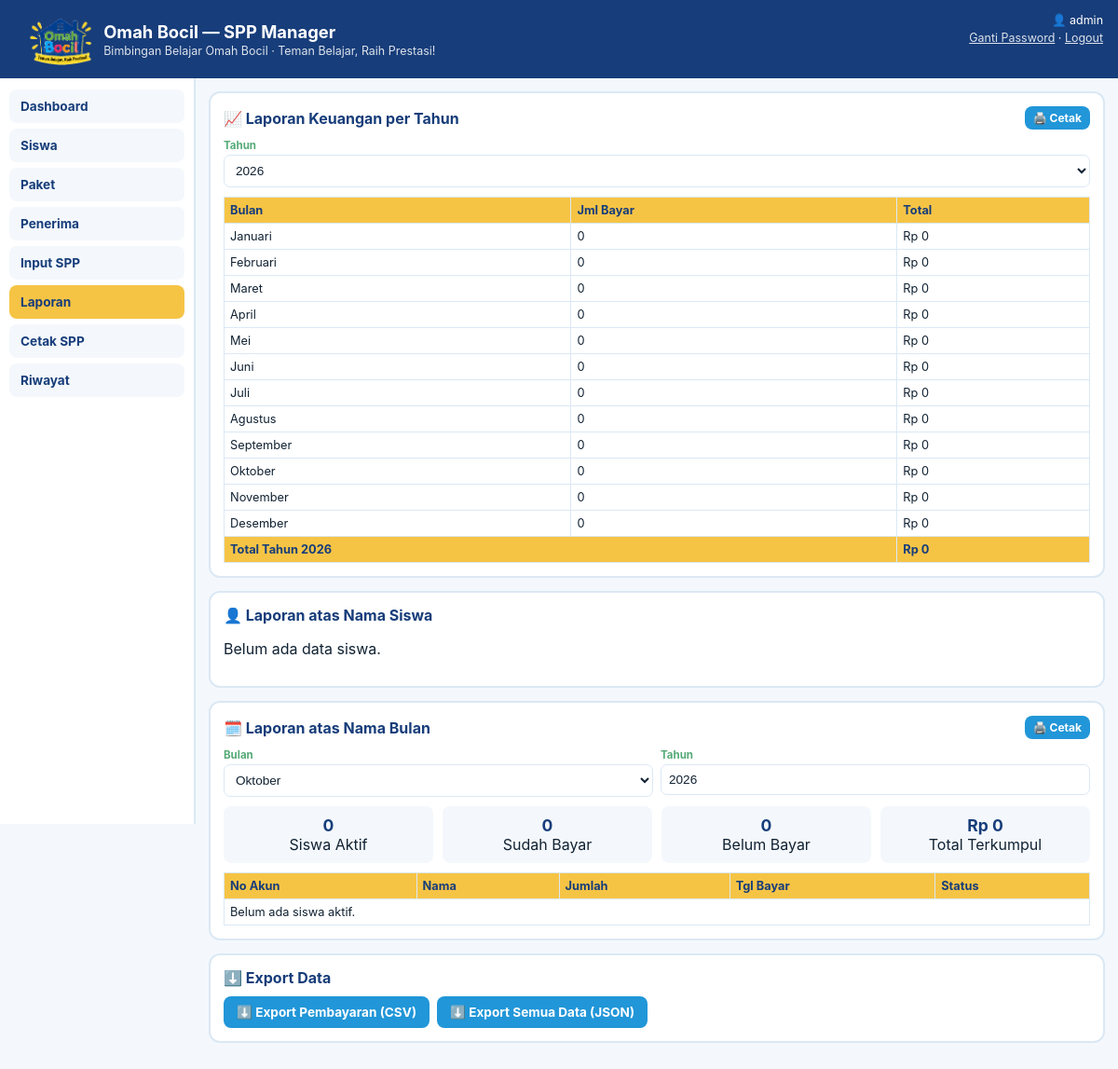
Before: /laporan (signed in) with the older database file.
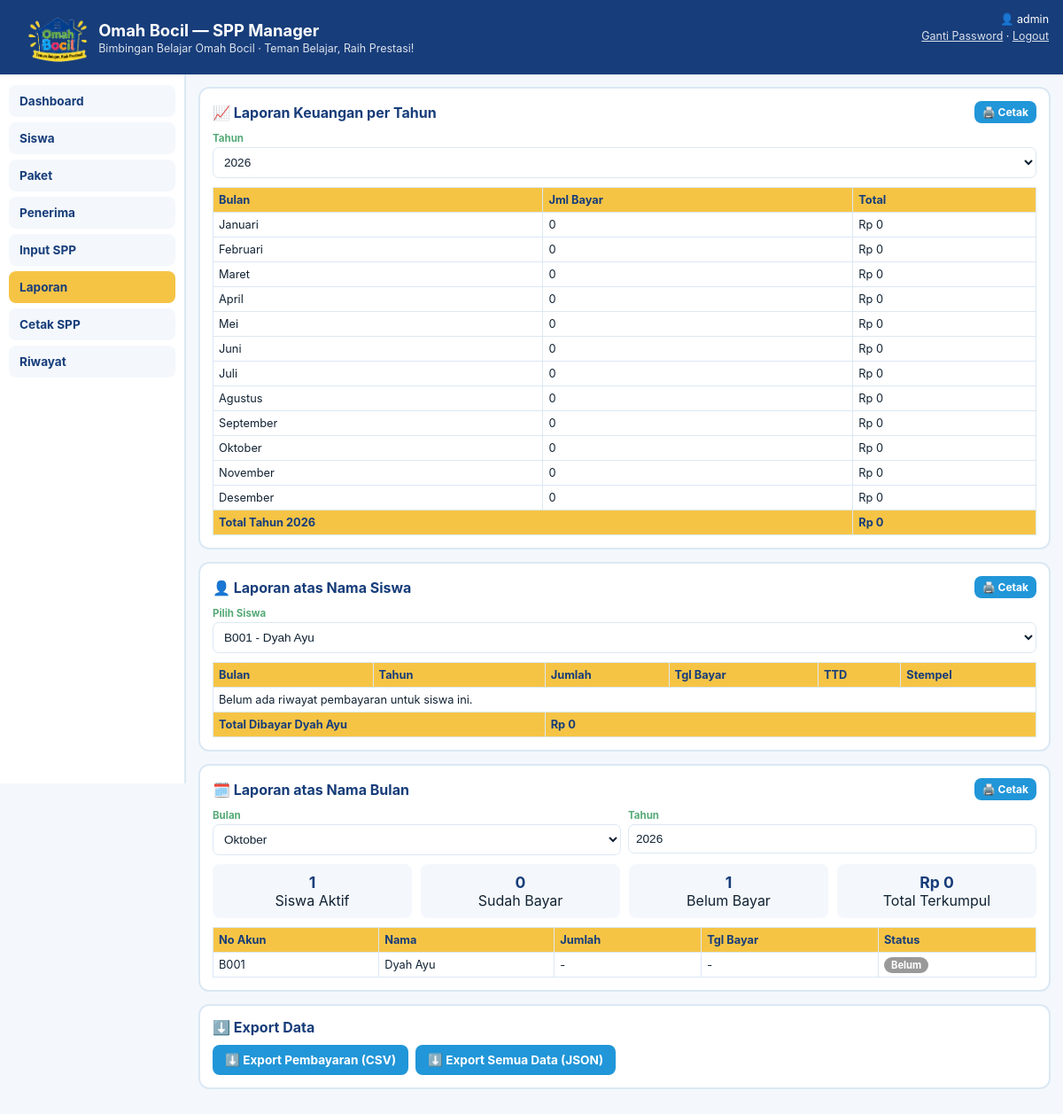
After: the same page with the newer database file.
### tables this page shows
CREATE TABLE students (
                id INTEGER PRIMARY KEY AUTOINCREMENT,
                no_akun TEXT NOT NULL UNIQUE,
                nama TEXT NOT NULL,
                status TEXT NOT NULL DEFAULT 'Aktif',
                mulai TEXT,
                akhir TEXT,
                paket_id INTEGER,
                jatuh_tempo INTEGER NOT NULL DEFAULT 10, foto TEXT, asal_sekolah TEXT, kelas TEXT, tahun_lahir INTEGER,
                FOREIGN KEY (paket_id) REFERENCES packages(id) ON DELETE SET NULL
            );

### app.py (the view, shortened to what this page needs)
@app.route("/laporan")
@login_required
def laporan():
    today = date.today()
    years = set(db.get_all_years())
    years.add(today.year)
    years = sorted(years)
    tahun = request.args.get("tahun", type=int) or today.year
    payments = db.get_payments_for_year(tahun)
    rows = []
    grand_total = 0
    for i, m in enumerate(MONTHS, start=1):
        bulan_payments = [p for p in payments if p["bulan"] == i]
        total = sum(p["jumlah"] for p in bulan_payments)
        grand_total += total
        rows.append({"bulan": m, "jumlah_bayar": len(bulan_payments), "total": total})
    all_students = db.get_all_students()
    siswa_id = request.args.get("siswa_id", type=int)
    if not siswa_id and all_students:
        siswa_id = all_students[0]["id"]
    riwayat_siswa = []
    siswa_terpilih = None
    total_siswa = 0
    if siswa_id:
        siswa_terpilih = db.get_student(siswa_id)
    lbulan = request.args.get("lbulan", type=int) or today.month
    ltahun = request.args.get("ltahun", type=int) or today.year
    status_bulan = []
    total_bulan_terpilih = 0
    lunas_count = 0
    for s in db.get_active_students():
        p = db.get_payment(s["id"], ltahun, lbulan)
        status_bulan.append({
            "no_akun": s["no_akun"],
            "nama": s["nama"],
            "jumlah": p["jumlah"] if p else None,
            "tgl_bayar": p["tgl_bayar"] if p else None,
            "status": "Lunas" if p else "Belum",
        })
        if p:
            lunas_count += 1
            total_bulan_terpilih += p["jumlah"]
    return render_template(
        "laporan.html",
        years=years,
        tahun=tahun,
        rows=rows,
        grand_total=grand_total,
        all_students=all_students,
        siswa_id=siswa_id,
        siswa_terpilih=siswa_terpilih,
        riwayat_siswa=riwayat_siswa,
        total_siswa=total_siswa,
        lbulan=lbulan,
        ltahun=ltahun,
        status_bulan=status_bulan,
        total_bulan_terpilih=total_bulan_terpilih,
        lunas_count=lunas_count,
    )

### app.py (called while the page is built)
def login_required(view_func):
    @wraps(view_func)
    def wrapper(*args, **kwargs):
        if not session.get("admin_id"):
            return redirect(url_for("login", next=request.path))
        return view_func(*args, **kwargs)
    return wrapper

@app.context_processor
def inject_globals():
    return {
        "MONTHS": MONTHS,
        "active_tab": request.endpoint,
        "current_admin": session.get("admin_username"),
        "today_year": date.today().year,
    }

def fmt_rupiah(n):
    try:
        return "Rp " + "{:,}".format(int(n or 0)).replace(",", ".")
    except (ValueError, TypeError):
        return "Rp 0"

### database.py (called while the page is built)
def get_connection():
    conn = sqlite3.connect(DB_NAME)
    conn.row_factory = sqlite3.Row
    conn.execute("PRAGMA foreign_keys = ON")
    return conn

@contextmanager
def get_cursor(commit=False):
    conn = get_connection()
    cur = conn.cursor()
    try:
        yield cur
        if commit:
            conn.commit()
    finally:
        conn.close()

def get_active_students():
    return [s for s in get_all_students() if s["status"] == "Aktif"]

### templates/laporan.html (shortened to what the changed rows need)
{% extends "base.html" %}
{% block content %}
<div class="card">
  <h2 style="display:flex;justify-content:space-between;align-items:center;gap:8px;flex-wrap:wrap">
    <span>📈 Laporan Keuangan per Tahun</span>
    <a class="btn small" target="_blank" href="{{ url_for('laporan_cetak_tahun', tahun=tahun) }}">🖨️ Cetak</a>
  </h2>
  <div class="tbl-wrap" style="margin-top:10px">
    <table>
      <thead><tr><th>Bulan</th><th>Jml Bayar</th><th>Total</th></tr></thead>
      <tbody>
        {% for r in rows %}
        <tr><td>{{ r.bulan }}</td><td>{{ r.jumlah_bayar }}</td><td>{{ r.total|rupiah }}</td></tr>
        {% endfor %}
      </tbody>
      <tfoot><tr><th colspan="2">Total Tahun {{ tahun }}</th><th>{{ grand_total|rupiah }}</th></tr></tfoot>
    </table>
  </div>
</div>
<div class="card">
  <h2 style="display:flex;justify-content:space-between;align-items:center;gap:8px;flex-wrap:wrap">
    <span>👤 Laporan atas Nama Siswa</span>
    {% if siswa_id %}
    <a class="btn small" target="_blank" href="{{ url_for('laporan_cetak_siswa', siswa_id=siswa_id) }}">🖨️ Cetak</a>
    {% endif %}
  </h2>
  {% if all_students|length == 0 %}
    <p>Belum ada data siswa.</p>
  {% else %}
  <form method="get" action="{{ url_for('laporan') }}">
    <div class="row">
      <div>
        <label>Pilih Siswa</label>
        <select name="siswa_id" onchange="this.form.submit()">
          {% for s in all_students %}
            <option value="{{ s.id }}" {{ 'selected' if s.id==siswa_id }}>{{ s.no_akun }} - {{ s.nama }}</option>
          {% endfor %}
        </select>
      </div>
    </div>
  </form>
  <div class="tbl-wrap" style="margin-top:10px">
    <table>
      <thead><tr><th>Bulan</th><th>Tahun</th><th>Jumlah</th><th>Tgl Bayar</th><th>TTD</th><th>Stempel</th></tr></thead>
      <tbody>
        {% if riwayat_siswa|length == 0 %}
          <tr><td colspan="6">Belum ada riwayat pembayaran untuk siswa ini.</td></tr>
        {% endif %}
      </tbody>
      <tfoot><tr><th colspan="2">Total Dibayar {{ siswa_terpilih.nama if siswa_terpilih }}</th><th colspan="4">{{ total_siswa|rupiah }}</th></tr></tfoot>
    </table>
  </div>
  {% endif %}
</div>
<div class="card">
  <h2 style="display:flex;justify-content:space-between;align-items:center;gap:8px;flex-wrap:wrap">
    <span>🗓️ Laporan atas Nama Bulan</span>
    <a class="btn small" target="_blank" href="{{ url_for('laporan_cetak_bulan', lbulan=lbulan, ltahun=ltahun) }}">🖨️ Cetak</a>
  </h2>
  <div class="stat" style="margin-top:10px">
    <div><b>{{ status_bulan|length }}</b>Siswa Aktif</div>
    <div><b>{{ status_bulan|length - lunas_count }}</b>Belum Bayar</div>
  </div>
  <div class="tbl-wrap">
    <table>
      <thead><tr><th>No Akun</th><th>Nama</th><th>Jumlah</th><th>Tgl Bayar</th><th>Status</th></tr></thead>
      <tbody>
        {% if status_bulan|length == 0 %}
          <tr><td colspan="5">Belum ada siswa aktif.</td></tr>
        {% endif %}
        {% for r in status_bulan %}
        <tr>
          <td>{{ r.no_akun }}</td><td>{{ r.nama }}</td>
          <td>{{ r.jumlah|rupiah if r.jumlah is not none else '-' }}</td>
          <td>{{ r.tgl_bayar or '-' }}</td>
          <td>{% if r.status=='Lunas' %}<span class="badge ok">Lunas</span>{% else %}<span class="badge no">Belum</span>{% endif %}</td>
        </tr>
        {% endfor %}
      </tbody>
    </table>
  </div>
</div>
<div class="card">
  <h2>⬇️ Export Data</h2>
</div>
{% endblock %}

Changed rows visible on the page:
added students: nama "Dyah Ayu", no_akun "B001", jumlah|rupiah "-", tgl_bayar "-"
Other visible differences:
form field siswa_id: (not shown) → "B001 - Dyah Ayu"
{{ total_siswa|rupiah }}: (not shown) → "Rp 0"
{{ status_bulan|length }}: "0" → "1"
{{ status_bulan|length - lunas_count }}: "0" → "1"
text no longer shown: "Belum ada data siswa. Belum ada siswa aktif."
text now shown: "🖨️ Cetak Pilih Siswa Bulan Tahun Jumlah Tgl Bayar TTD Stempel Belum ada riwayat pembayaran untuk siswa ini. Total Dibayar"
